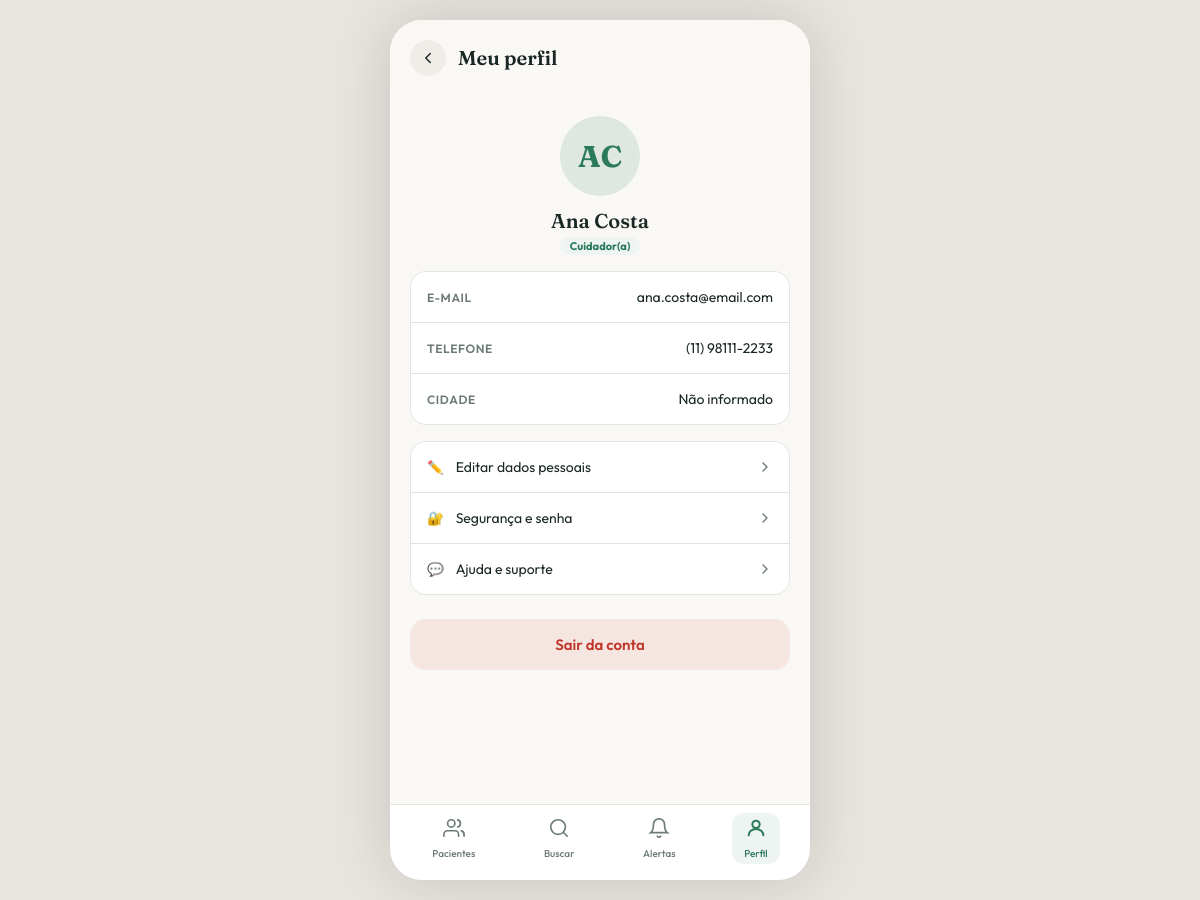
Page /profile.php (signed in) on the committed database.
### tables this page shows
CREATE TABLE usuario (
    id SERIAL PRIMARY KEY,
    nome_completo VARCHAR(150) NOT NULL,
    email VARCHAR(150) UNIQUE NOT NULL,
    senha_hash VARCHAR(255) NOT NULL,
    telefone VARCHAR(20) NOT NULL,
    tipo_usuario VARCHAR(20) NOT NULL CHECK (tipo_usuario IN ('responsavel', 'cuidador')),
    criado_em TIMESTAMP DEFAULT CURRENT_TIMESTAMP
);

### includes/functions.php (called while the page is built, shortened)
<?php
require_once __DIR__ . '/../config/database.php';
function isLoggedIn(): bool
{
    return isset($_SESSION['user_id']);
}
function currentUser(): ?array
{
    $stmt = getDB()->prepare('SELECT * FROM usuario WHERE id = ?');
    $stmt->execute([$_SESSION['user_id']]);
    $user = $stmt->fetch();
    return $user ?: null;
}
function iniciais(string $nome): string
{
    $partes = preg_split('/\s+/', trim($nome));
    $partes = array_slice($partes, 0, 2);
    $temMb = function_exists('mb_substr') && function_exists('mb_strtoupper');
    $letras = array_map(function ($p) use ($temMb) {
        $primeira = $temMb ? mb_substr($p, 0, 1) : substr($p, 0, 1);
        return $temMb ? mb_strtoupper($primeira) : strtoupper($primeira);
    }, $partes);
    return implode('', $letras);
}
function e(?string $str): string
{
    return htmlspecialchars($str ?? '', ENT_QUOTES, 'UTF-8');
}

### config/database.php (called while the page is built, shortened)
<?php
function getDB(): PDO
{
    static $pdo = null;
    if ($pdo !== null) {
        return $pdo;
    }
    $dbHost = getenv('DB_HOST') ?: '127.0.0.1';
    $dbName = getenv('DB_NAME') ?: 'bd_cuida_idoso';
    $dbUser = getenv('DB_USER') ?: 'root';
    $dbPass = getenv('DB_PASS') ?: '';
    $charset = 'utf8mb4';
    try {
        $dsn = "mysql:host={$dbHost};dbname={$dbName};charset={$charset}";
        $pdo = new PDO($dsn, $dbUser, $dbPass, [
            PDO::ATTR_ERRMODE => PDO::ERRMODE_EXCEPTION,
            PDO::ATTR_DEFAULT_FETCH_MODE => PDO::FETCH_ASSOC,
            PDO::ATTR_EMULATE_PREPARES => false,
        ]);
    } catch (PDOException $e) {
        try {
            $dsnNoDb = "mysql:host={$dbHost};charset={$charset}";
            $tmp = new PDO($dsnNoDb, $dbUser, $dbPass, [PDO::ATTR_ERRMODE => PDO::ERRMODE_EXCEPTION]);
            $tmp->exec("CREATE DATABASE IF NOT EXISTS `{$dbName}` CHARACTER SET {$charset} COLLATE {$charset}_unicode_ci");
            $pdo = new PDO("mysql:host={$dbHost};dbname={$dbName};charset={$charset}", $dbUser, $dbPass, [
                PDO::ATTR_ERRMODE => PDO::ERRMODE_EXCEPTION,
                PDO::ATTR_DEFAULT_FETCH_MODE => PDO::FETCH_ASSOC,
                PDO::ATTR_EMULATE_PREPARES => false,
            ]);
        } catch (PDOException $e2) {
            throw $e2;
        }
    }
    $check = $pdo->query("SHOW TABLES LIKE 'usuario'")->fetch();
    return $pdo;
}

### profile.php (the view, shortened to what this page needs)
<?php
require_once __DIR__ . '/includes/functions.php';
$user = currentUser();
require __DIR__ . '/includes/layout_top.php';
require __DIR__ . '/includes/header_component.php';
?>
<div class="app-body" style="padding:0 20px 32px;">
  <div class="flex flex-col items-center" style="padding:24px 0 16px;">
    <div class="avatar avatar-round" style="width:80px;height:80px;font-size:30px;background-color:#2A7A5B22;color:#2A7A5B;margin-bottom:12px;">
      <?= e(iniciais($user['nome_completo'])) ?>
    </div>
    <h2 class="serif font-semibold" style="font-size:20px;"><?= e($user['nome_completo']) ?></h2>
    <span class="badge" style="margin-top:4px;background-color:var(--secondary);color:var(--primary);">
      <?= ($user['tipo_usuario'] ?? '') === 'responsavel' ? 'Responsável' : 'Cuidador(a)' ?>
    </span>
  </div>
  <div class="list-panel" style="margin-bottom:16px;">
    <div class="list-row">
      <p class="text-xs font-semibold text-muted" style="text-transform:uppercase;letter-spacing:0.05em;">E-mail</p>
      <p class="text-sm"><?= e($user['email']) ?></p>
    </div>
    <div class="list-row">
      <p class="text-xs font-semibold text-muted" style="text-transform:uppercase;letter-spacing:0.05em;">Telefone</p>
      <p class="text-sm"><?= e($user['telefone'] ?? 'Não informado') ?></p>
    </div>
    <div class="list-row">
      <p class="text-xs font-semibold text-muted" style="text-transform:uppercase;letter-spacing:0.05em;">Cidade</p>
      <p class="text-sm"><?= e($user['cidade'] ?? 'Não informado') ?></p>
    </div>
  </div>
  <div class="list-panel" style="margin-bottom:24px;">
    <?php
    $acoes = [
        ['label' => 'Editar dados pessoais', 'icon' => '✏️'],
        ['label' => 'Segurança e senha', 'icon' => '🔐'],
        ['label' => 'Ajuda e suporte', 'icon' => '💬'],
    ];
    foreach ($acoes as $i => $acao): ?>
      <button type="button" class="list-row" style="width:100%;" <?= $acao['label'] === 'Editar dados pessoais' ? 'onclick="openEditModal()"' : ($acao['label'] === 'Segurança e senha' ? 'onclick="openChangePasswordModal()"' : '') ?> >
        <div class="flex items-center gap-3">
          <span><?= $acao['icon'] ?></span>
          <p class="text-sm"><?= e($acao['label']) ?></p>
        </div>
        <svg width="16" height="16" fill="none" viewBox="0 0 24 24"><path d="m9 18 6-6-6-6" stroke="var(--muted-foreground)" stroke-width="2" stroke-linecap="round" stroke-linejoin="round"/></svg>
      </button>
    <?php endforeach; ?>
  </div>
  <a href="logout.php" class="btn btn-danger" style="display:block;text-align:center;">Sair da conta</a>
</div>
<?php $activeTab = 'profile'; require __DIR__ . '/includes/bottomnav_component.php'; ?>
<?php require __DIR__ . '/includes/layout_bottom.php'; ?>

### assets/css/style.css (style rules this page uses)
:root { --background: #FAF8F5; --foreground: #1A2825; --card: #FFFFFF; --card-foreground: #1A2825; --primary: #2A7A5B; --primary-foreground: #FFFFFF; --secondary: #EEF4F1; --secondary-foreground: #2A7A5B; --muted: #F0EDE8; --muted-foreground: #6B7A78; --accent: #E07B54; --accent-foreground: #FFFFFF; --border: #DDE5E3; --ring: #2A7A5B; --radius: 14px; --danger: #c0392b; --danger-bg: #c0392b18; --blue: #5B7ABA; --purple: #8B5BAA; }
* { box-sizing: border-box; }
html, body { height: 100%; margin: 0; padding: 0; }
body { font-family: 'Outfit', sans-serif; background-color: #E8E4DE; color: var(--foreground); -webkit-font-smoothing: antialiased; }
h1, h2, h3 { font-family: 'Fraunces', serif; margin: 0; }
p { margin: 0; }
a { text-decoration: none; color: inherit; }
button { font-family: inherit; cursor: pointer; border: none; background: none; color: inherit; }
.app-body { flex: 1; min-height: 0; display: flex; flex-direction: column; overflow-y: auto; scrollbar-width: none; }
.flex { display: flex; }
.flex-col { flex-direction: column; }
.items-center { align-items: center; }
.gap-3 { gap: 12px; }
.btn { display: block; width: 100%; padding: 16px; border-radius: 16px; font-weight: 600; font-size: 15px; text-align: center; transition: background-color .15s; }
.btn-danger { background-color: var(--danger-bg); color: var(--danger); }
.avatar { border-radius: 16px; display: flex; align-items: center; justify-content: center; font-family: 'Fraunces', serif; font-weight: 700; flex-shrink: 0; }
.avatar-round { border-radius: 999px; }
.badge { display: inline-block; font-size: 11px; font-weight: 700; padding: 2px 10px; border-radius: 999px; }
.text-xs { font-size: 12px; }
.text-sm { font-size: 14px; }
.text-muted { color: var(--muted-foreground); }
.font-semibold { font-weight: 600; }
.serif { font-family: 'Fraunces', serif; }
.list-panel { border: 1px solid var(--border); border-radius: 16px; overflow: hidden; }
.list-row { display: flex; align-items: center; justify-content: space-between; padding: 16px; background-color: var(--card); border-bottom: 1px solid var(--border); }
.list-row:last-child { border-bottom: none; }

### rows in the picture
usuario: nome_completo "AC", nome_completo "Ana Costa", email "ana.costa@email.com", telefone "(11) 98111-2233"

### other values in the picture
$headerTitle "Meu perfil"
$user['cidade'] "Não informado"
$acao['icon'] "✏️"
$acao['label'] "Editar dados pessoais"
$acao['icon'] "🔐"
$acao['label'] "Segurança e senha"
$acao['icon'] "💬"
$acao['label'] "Ajuda e suporte"
$tab['label'] "Pacientes"
$tab['label'] "Buscar"
$tab['label'] "Alertas"
$tab['label'] "Perfil"
